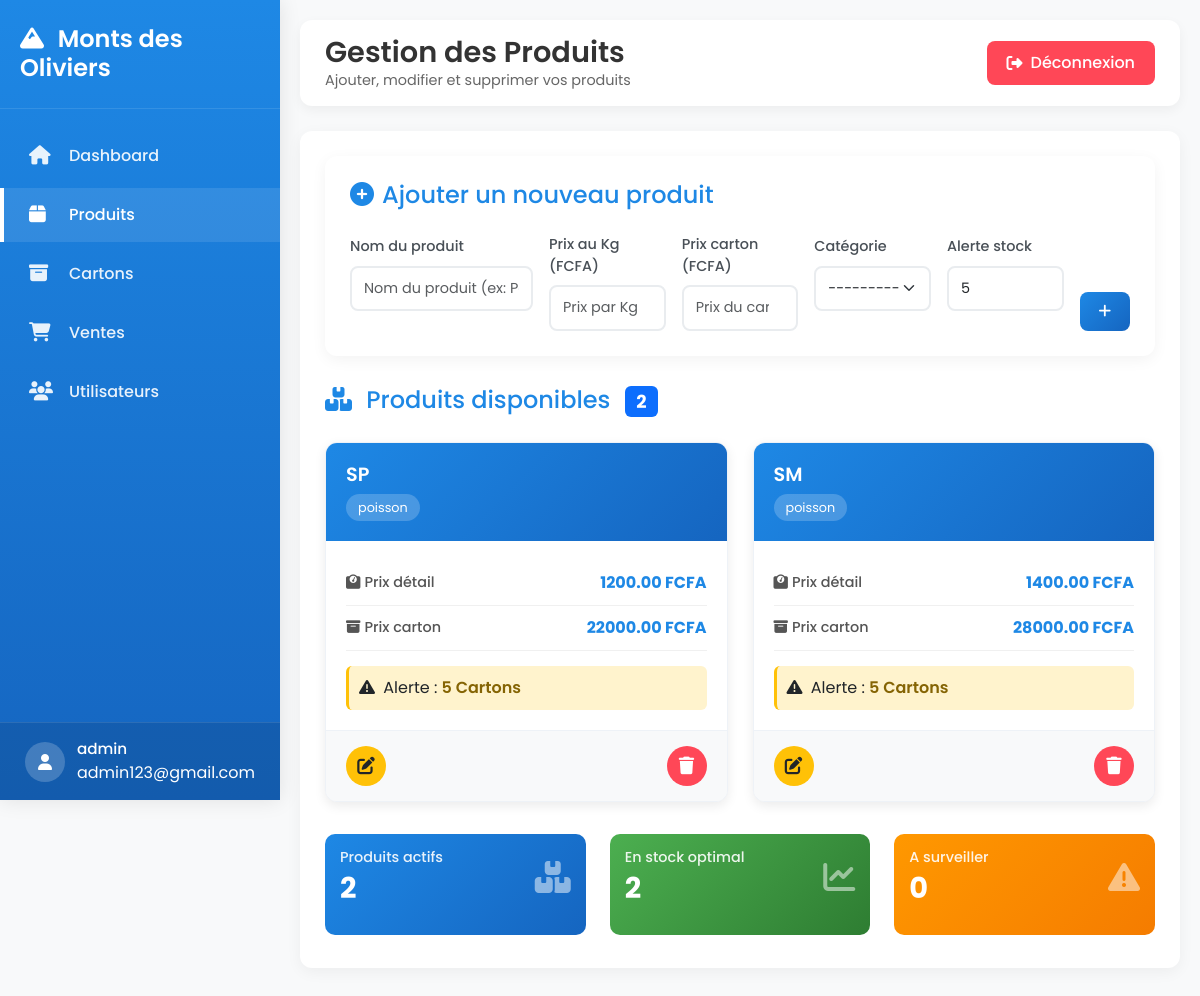
The app's page /produits/ (signed in), older data.
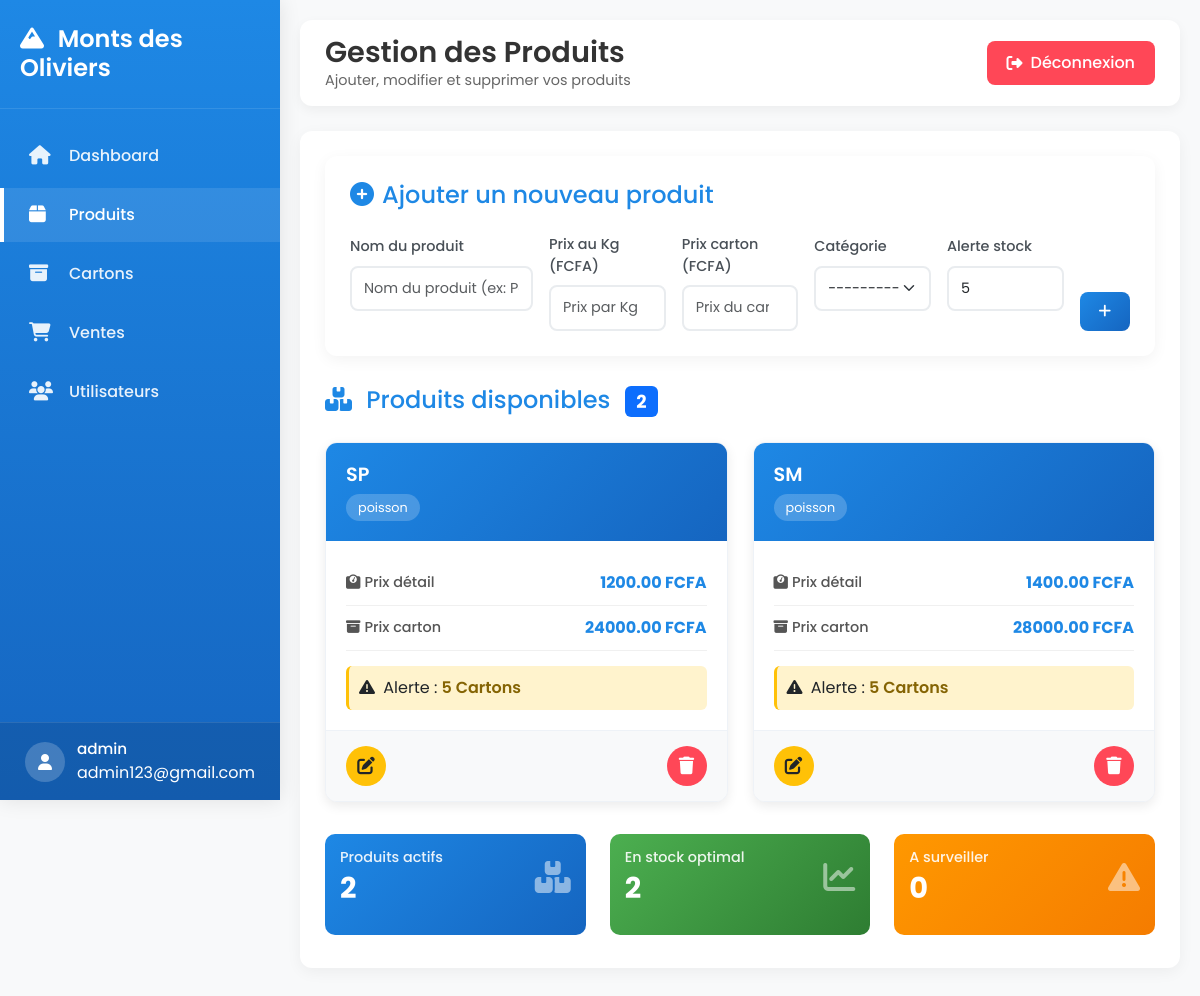
The same page, newer data.
### stock_produit/models/produit.py (models this page shows, shortened)
class Produit(models.Model):
    CATEGORY_CHOICES = [
        ('volaille', 'Volailles'),
        ('poisson', 'Poissons'),
        ('frites', 'Frites'),
    ]
    name = models.CharField(max_length=100)
    price_per_kg = models.DecimalField(max_digits=10, decimal_places=2)
    carton_price = models.DecimalField(max_digits=10, decimal_places=2)
    category = models.CharField(max_length=20, choices=CATEGORY_CHOICES)
    stock_alert = models.PositiveIntegerField(default=5)
    created_at = models.DateTimeField(auto_now_add=True)

### stock_produit/views.py (the view)
# urls.py: path("produits/", views.produits, name="produits"),
@login_required
def produits(request):
    produits = Produit.objects.all()
    if request.method == "POST":
        form = ProduitForm(request.POST)
        if form.is_valid():
            form.save()
            return redirect("produits")
    else:
        form = ProduitForm()
    return render(request, "Produit/produits.html", {
        "produits": produits,
        "form": form,
    })

### stock_produit/forms.py
class ProduitForm(forms.ModelForm):
    class Meta:
        model = Produit
        fields = [
            "name",
            "price_per_kg",
            "carton_price",
            "category",
            "stock_alert",
        ]
        widgets = {
            "name": forms.TextInput(attrs={
                "class": "form-control",
                "placeholder": "Nom du produit (ex: Poulet entier)"
            }),
            "price_per_kg": forms.NumberInput(attrs={
                "class": "form-control",
                "placeholder": "Prix par Kg (FCFA)"
            }),
            "carton_price": forms.NumberInput(attrs={
                "class": "form-control",
                "placeholder": "Prix du carton (FCFA)"
            }),
            "category": forms.Select(attrs={
                "class": "form-select"
            }),
            "stock_alert": forms.NumberInput(attrs={
                "class": "form-control",
                "placeholder": "Seuil d’alerte stock (cartons)"
            }),
        }

### stock_produit/templates/Produit/produits.html (shortened to what the changed rows need)
{% extends "Base/base.html" %}
{% block page_title %}Gestion des Produits{% endblock %}
{% block content %}
<div class="fade-in">
    {% if produits %}
    <div class="product-grid">
        {% for p in produits reversed %}
        <div class="product-card">
            <div class="product-header">
                <h5>{{ p.name }}</h5>
                <div class="product-category">{{ p.category }}</div>
            </div>
            <div class="product-body">
                <div class="price-item">
                    <div class="price-label">
                        <i class="fas fa-weight me-1"></i>Prix détail
                    </div>
                    <div class="price-value">{{ p.price_per_kg }} FCFA</div>
                </div>
                <div class="price-item">
                    <div class="price-label">
                        <i class="fas fa-archive me-1"></i>Prix carton
                    </div>
                    <div class="price-value">{{ p.carton_price }} FCFA</div>
                </div>
                <div class="stock-alert">
                    <i class="fas fa-exclamation-triangle me-1"></i>
                    Alerte : <span>{{ p.stock_alert }} Cartons</span>
                </div>
            </div>
            <div class="product-actions">
                <a href="{% url 'produits_update' p.id %}" class="action-btn edit-btn" title="Modifier">
                    <i class="fas fa-edit"></i>
                </a>
                <form method="post" action="{% url 'produits_delete' p.id %}" class="d-inline">
                    <button type="submit" class="action-btn delete-btn" title="Supprimer"
                            onclick="return confirm('Êtes-vous sûr de vouloir supprimer ce produit ?')">
                        <i class="fas fa-trash"></i>
                    </button>
                </form>
            </div>
        </div>
        {% endfor %}
    </div>
    {% else %}
    <div class="empty-state">
        <i class="fas fa-box-open"></i>
        <h4 class="mt-3 mb-2">Aucun produit enregistré</h4>
        <p class="text-muted">Commencez par ajouter votre premier produit en utilisant le formulaire ci-dessus.</p>
    </div>
    {% endif %}
</div>
{% endblock %}

Row changes from the older to the newer data that the page shows:
changed Produit "SP": carton_price "22000.00" → "24000.00"
